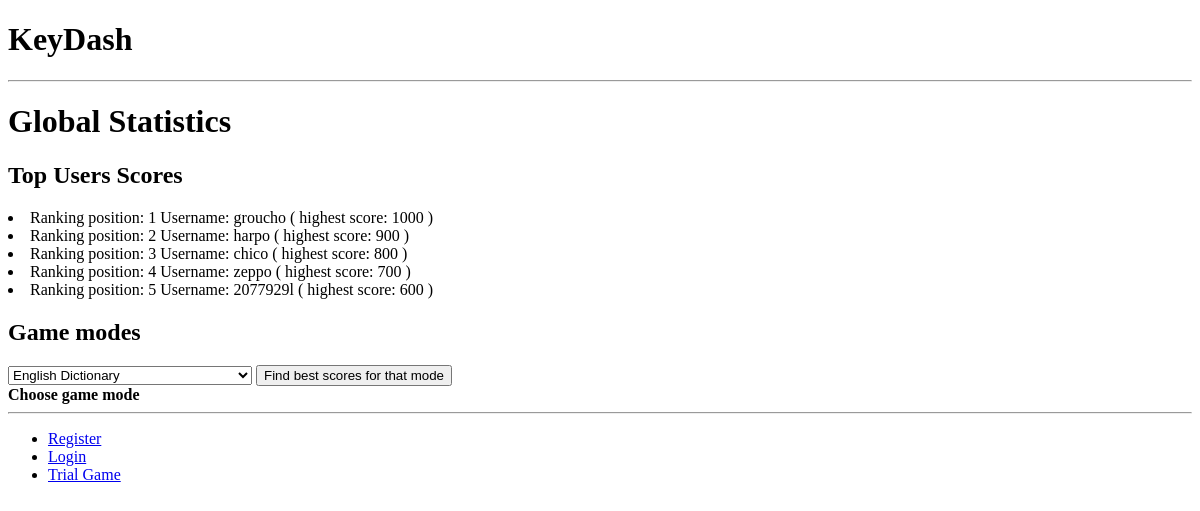
The app's page /keydash/statistics_global, older data.
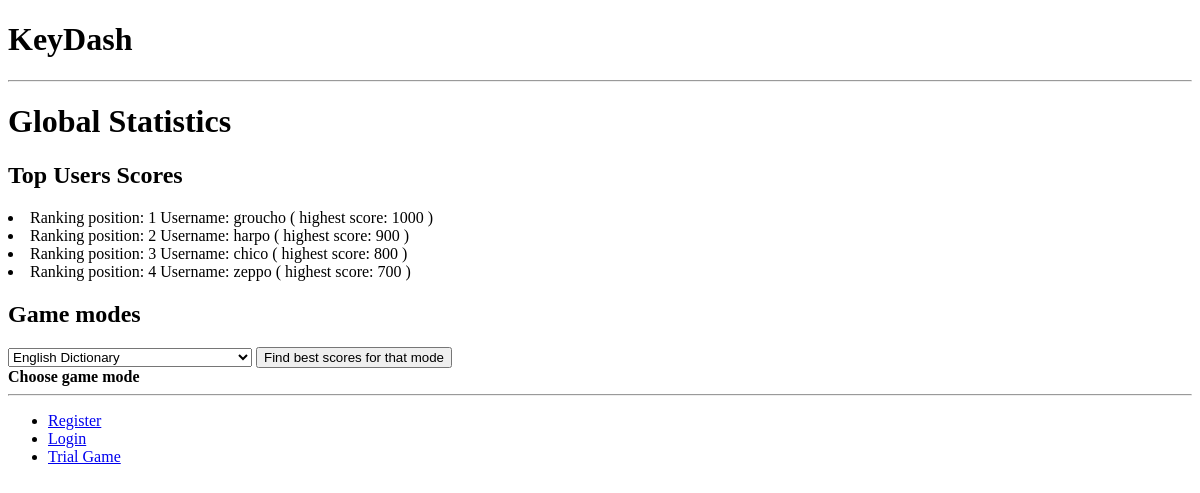
The same page, newer data.
### keydash_app/models.py (models this page shows, shortened)
class UserProfile(models.Model):
    user = models.OneToOneField(User)
    picture = models.ImageField(upload_to='profile_images', blank=True)
    ranking_position = models.IntegerField(default=0)
    wpm_highest = models.FloatField(default=0)
    accuracy_highest = models.FloatField(default=0)
    score_highest = models.IntegerField(default=0)

### keydash_app/views.py (the view, shortened to what this page needs)
def statistics_global(request):
    context_dict = {}
    user_list_by_ranking = UserProfile.objects.order_by('ranking_position')
    context_dict['users'] = user_list_by_ranking
    return render(request, 'keydash_app/statistics_global.html', context_dict)

### templates/keydash_app/statistics_global.html (shortened to what this page needs)
{% extends "keydash_app/base.html" %}
{% block body_block %}
    <h1>Global Statistics</h1>
    <h2>Top Users Scores</h2>
    {% if users %}
        {% for user in users %}
            <li>Ranking position: {{ user.ranking_position }} Username: {{ user.user }} ( highest score: {{ user.score_highest }} ) </li>
        {% endfor %}
    {% else %}
        <strong>There are no users present.</strong>
    {% endif %}
    <h2>Game modes</h2>
    <form action="" method="post">
        <select name="dropdown_game_mode">
            <option value="eng_dict">English Dictionary</option>
        </select>
        <input type="submit" value="Find best scores for that mode" />
    </form>
    {% if user_scores_for_game_mode %}
        Game Mode: {{ game_mode }}
        {% for score_game_mode in user_scores_for_game_mode %}
            <li>Username: {{ score_game_mode.user }} score: {{ score_game_mode.score }}</li>
        {% endfor %}
    {% else %}
        <strong>Choose game mode </strong>
    {% endif %}
{% endblock %}

Row changes from the older to the newer data that the page shows:
removed UserProfile: ranking_position "5", user "2077929l", score_highest "600"
